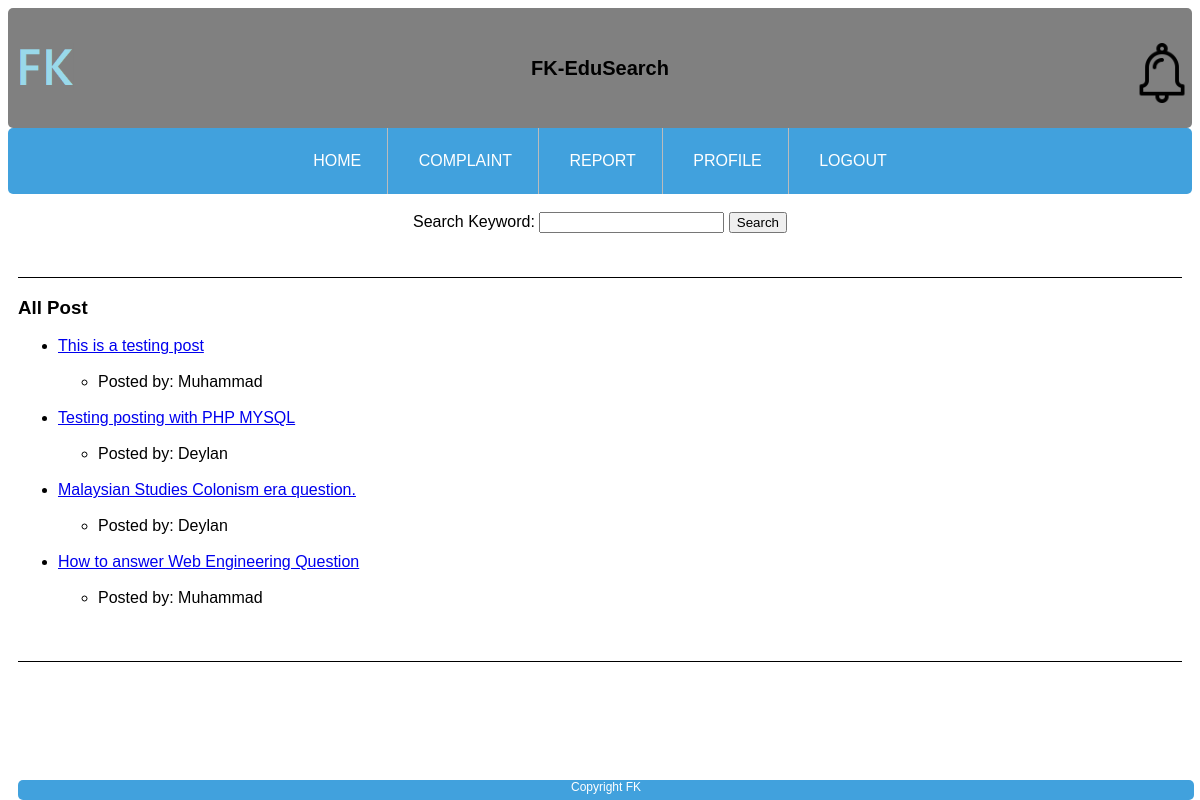
The app's page /viewAllPost.php with its own data.
### tables this page shows
CREATE TABLE `post` (
  `PostID` int(4) NOT NULL,
  `UserID` int(4) NOT NULL,
  `PostTitle` varchar(100) NOT NULL,
  `PostContent` varchar(1000) NOT NULL,
  `PostStatus` varchar(10) NOT NULL,
  `PostDate` datetime NOT NULL,
  `ExpertID` int(4) NOT NULL
);

CREATE TABLE `users` (
  `UserID` int(4) NOT NULL,
  `Username` varchar(50) DEFAULT NULL,
  `Email` varchar(100) DEFAULT NULL,
  `Password` varchar(100) DEFAULT NULL,
  `Phone` varchar(13) NOT NULL
);

### viewAllPost.php (the view, shortened to what this page needs)
<?php
include("dbase.php");
$cmdselect="SELECT post.*, users.Username FROM post INNER JOIN users ON post.UserID=users.UserID WHERE post.PostStatus='Accepted' ORDER BY PostDate DESC ";
$result = $conn->query($cmdselect);
?>
<html>
    <head>
    </head>
    <link rel="stylesheet" type="text/css" href="Style.css">
    <body>
        <header class="header">
            <div class="logo logo-left">
                <img width="60px" src="Image/fklogo.png" alt="Left Logo">
            </div>
            <div class="text">FK-EduSearch</div>
            <div class="logo logo-right">
                <img width="60px" src="Image/notiLogo.png" alt="Right Logo">
            </div>
        </header>
        <div id="navBar">
            <ul>
            <li><a href="main.php"> HOME </a></li>
                <li><a href="complaint.php"> COMPLAINT </a></li>
				<li><a href="report.php"> REPORT </a></li>
				<li><a href="profile.php"> PROFILE </a></li>
                <li><a href="logout.php"> LOGOUT </a></li>
            </ul>
        </div>
        <br>
        <CENTER>
            <form action="search.php" method="post">
            Search Keyword: <input type="text" name="search">
            <input type ="submit" value="Search">
            </form>
        </CENTER>
        <br>
         <div class="activePost">
            <h3>All Post</h3>
            <ul>
            <?php
            if($result->num_rows >0){
            while($row=$result->fetch_assoc()){
                $href="displayPost.php?uid=".$row['PostID'];
            ?>
                <?php echo "<li><a href='".$href."'>" .$row['PostTitle']."</a></li><br>"; ?>
                <?php echo "<ul><li>Posted by: " .$row['Username']."</li></ul><br>"; ?>
            <?php
            }
            }
            ?>
            </ul>
        </div>
    </body>
    <footer>Copyright FK</footer>
</html>

### Style.css (style rules this page uses)
.header { display: flex; border-radius: 5px; justify-content: space-between; align-items: center; padding: 10px; height: 100px; background-color: rgb(128, 128, 128); font-family: Arial, Helvetica, sans-serif; }
body { font-family: Arial, Helvetica, sans-serif; background-image: url("Image/bg.jpg"); }
.logo { width: 50px; height: 50px; }
.logo-left { margin-right: 10px; }
.logo-right { margin-left: 10px; }
.text { font-size: 20px; font-weight: bold; }
#navBar li { padding: 10px; display: inline-block; }
#navBar { text-align: center; }
#navBar a { text-decoration: none; color: #34495E; }
#navBar ul { list-style-type: inherit; margin: 0; padding: 0; overflow: hidden; background-color: #41a1dd; border-radius: 5px; }
#navBar li { float: none; position: relative; border-right: 1px solid #bbb; }
#navBar li:last-child { border-right: none; }
#navBar li a { display: block; color: white; text-align: center; padding: 14px 16px; text-decoration: none; }
.activePost { position: relative; margin: 10px; border-top: 1px solid black; border-bottom: 1px solid black; padding-bottom: 20px; }
footer { font-size: 12px; color: white; width: 98%; height: 20px; background: #41a1dd; text-align: center; border-radius: 5px; position: fixed; margin: 10px; margin-bottom: 0px; bottom: 0px; }

### records on screen
post: PostTitle "This is a testing post", UserID.Username "Muhammad"
post: PostTitle "Testing posting with PHP MYSQL", UserID.Username "Deylan"
post: PostTitle "Malaysian Studies Colonism era question.", UserID.Username "Deylan"
post: PostTitle "How to answer Web Engineering Question", UserID.Username "Muhammad"
